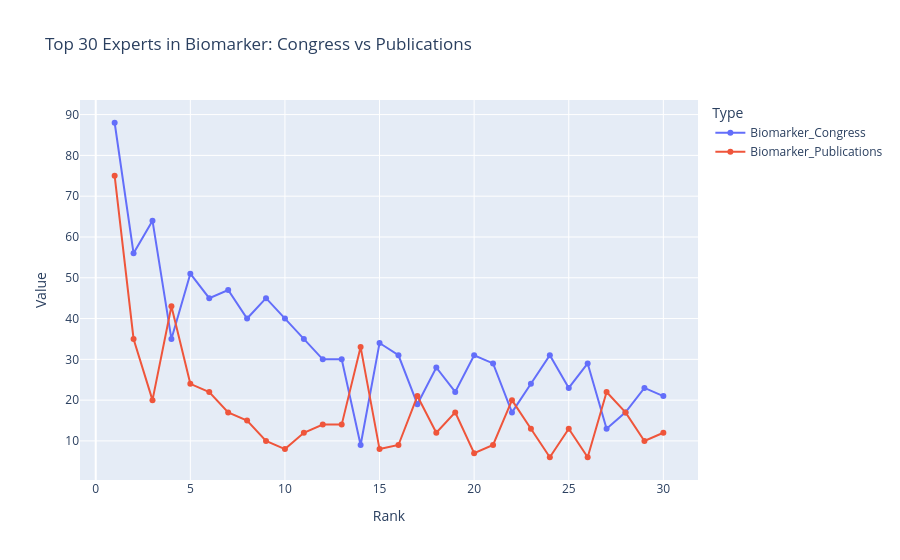

Notebook code cell kept with this figure:
### Code cell
import pandas as pd

top30_melted = top30.melt(
    id_vars=["Name", "Rank"],
    value_vars=["Biomarker_Congress", "Biomarker_Publications"],
    var_name="Type",
    value_name="Value"
)

fig = px.line(
    top30_melted,
    x="Rank",
    y="Value",
    color="Type",
    markers=True,
    hover_name="Name",
    title="Top 30 Experts in Biomarker: Congress vs Publications"
)

fig.show()

### Figure 1 — Plotly figure (JSON) as saved in the notebook; plotly's stock layout.template omitted (floating-point values rounded to 4 significant figures)
{"data": [{"hovertemplate": "<b>%{hovertext}</b><br><br>Type=Biomarker_Congress<br>Rank=%{x}<br>Value=%{y}<extra></extra>", "hovertext": ["Jens Kuhle", "Ludwig Kappos", "Xavier Montalban", "David Leppert", "Tanuja Chitnis", "Pascal Benkert", "Friedemann Paul", "Heinz Wiendl", "Amit Bar-Or", "Bruce Cree", "Cristina Granziera", "Manuel Comabella", "Peter A Calabresi", "Henrik Zetterberg", "Jiwon Oh", "Daniel S Reich", "Thomas Berger", "Tjalf Ziemssen", "Joep Killestein", "Tobias Derfuss", "Douglas L Arnold", "Stefan Bittner", "Lucienne Costa-Frossard", "Stephen L Hauser", "Mark S Freedman", "Enrique Alvarez", "Hayrettin Tumani", "Gabriel Bsteh", "Fredrik Piehl", "Enric Monreal"], "legendgroup": "Biomarker_Congress", "line": {"color": "#636efa", "dash": "solid"}, "marker": {"symbol": "circle"}, "mode": "lines+markers", "name": "Biomarker_Congress", "orientation": "v", "showlegend": true, "type": "scatter", "x": [1, 2, 3, 4, 5, 6, 7, 8, 9, 10, 11, 12, 13, 14, 15, 16, 17, 18, 19, 20, 21, 22, 23, 24, 25, 26, 27, 28, 29, 30], "xaxis": "x", "y": [88, 56, 64, 35, 51, 45, 47, 40, 45, 40, 35, 30, 30, 9, 34, 31, 19, 28, 22, 31, 29, 17, 24, 31, 23, 29, 13, 17, 23, 21], "yaxis": "y"}, {"hovertemplate": "<b>%{hovertext}</b><br><br>Type=Biomarker_Publications<br>Rank=%{x}<br>Value=%{y}<extra></extra>", "hovertext": ["Jens Kuhle", "Ludwig Kappos", "Xavier Montalban", "David Leppert", "Tanuja Chitnis", "Pascal Benkert", "Friedemann Paul", "Heinz Wiendl", "Amit Bar-Or", "Bruce Cree", "Cristina Granziera", "Manuel Comabella", "Peter A Calabresi", "Henrik Zetterberg", "Jiwon Oh", "Daniel S Reich", "Thomas Berger", "Tjalf Ziemssen", "Joep Killestein", "Tobias Derfuss", "Douglas L Arnold", "Stefan Bittner", "Lucienne Costa-Frossard", "Stephen L Hauser", "Mark S Freedman", "Enrique Alvarez", "Hayrettin Tumani", "Gabriel Bsteh", "Fredrik Piehl", "Enric Monreal"], "legendgroup": "Biomarker_Publications", "line": {"color": "#EF553B", "dash": "solid"}, "marker": {"symbol": "circle"}, "mode": "lines+markers", "name": "Biomarker_Publications", "orientation": "v", "showlegend": true, "type": "scatter", "x": [1, 2, 3, 4, 5, 6, 7, 8, 9, 10, 11, 12, 13, 14, 15, 16, 17, 18, 19, 20, 21, 22, 23, 24, 25, 26, 27, 28, 29, 30], "xaxis": "x", "y": [75, 35, 20, 43, 24, 22, 17, 15, 10, 8, 12, 14, 14, 33, 8, 9, 21, 12, 17, 7, 9, 20, 13, 6, 13, 6, 22, 17, 10, 12], "yaxis": "y"}], "layout": {"legend": {"title": {"text": "Type"}, "tracegroupgap": 0}, "title": {"text": "Top 30 Experts in Biomarker: Congress vs Publications"}, "xaxis": {"anchor": "y", "domain": [0, 1], "title": {"text": "Rank"}}, "yaxis": {"anchor": "x", "domain": [0, 1], "title": {"text": "Value"}}}}
